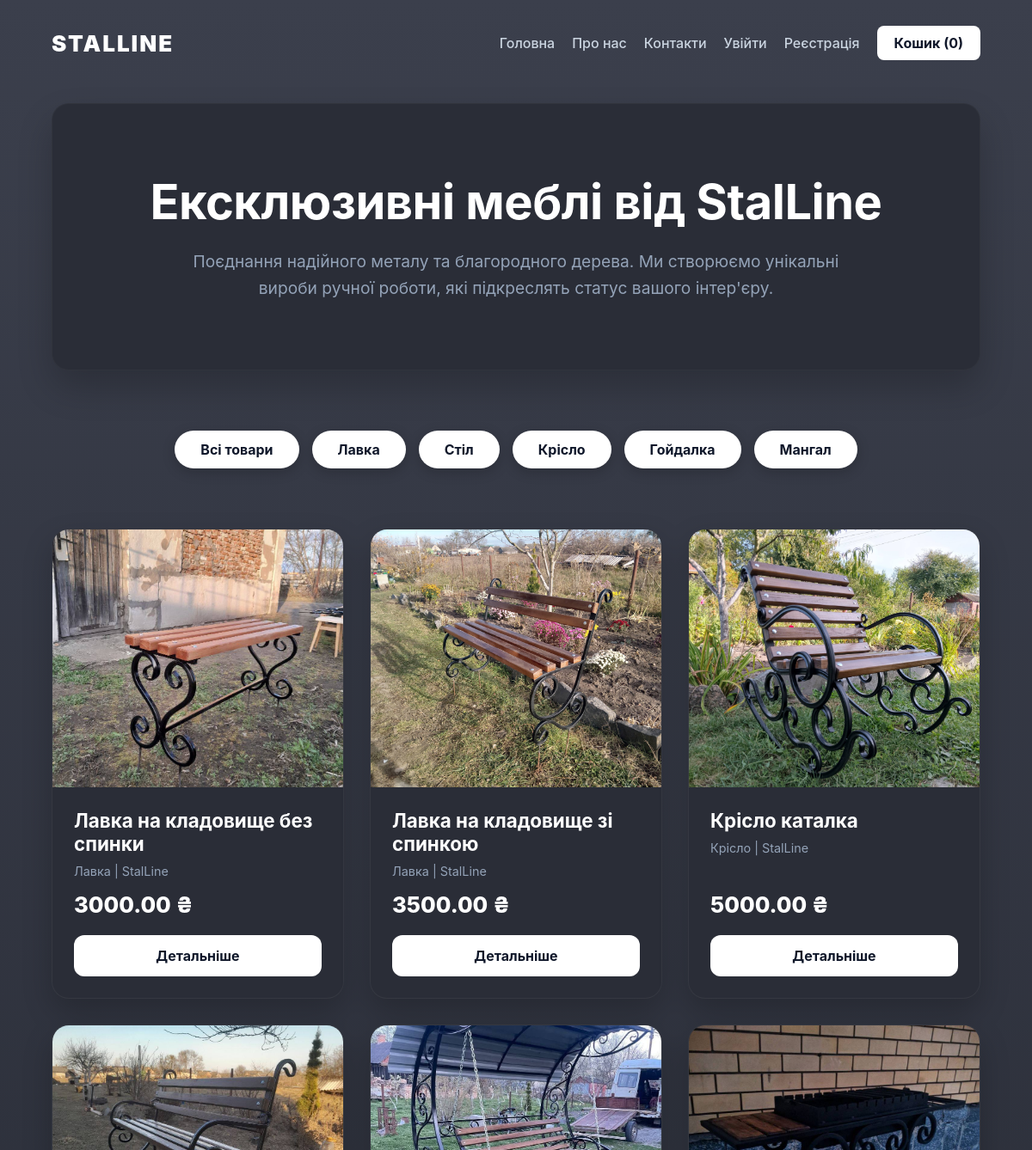
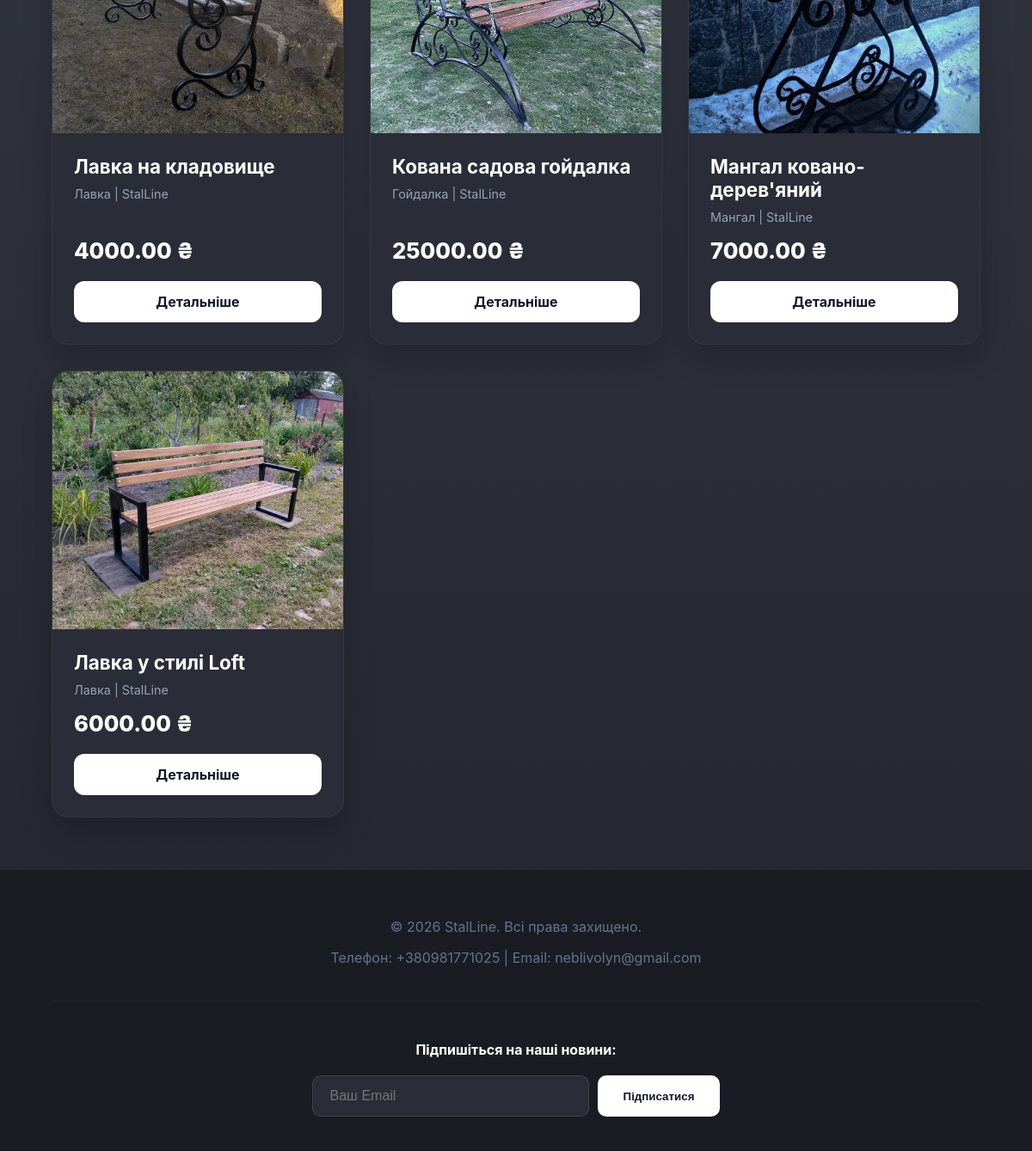
The page / on the database its author committed (2 pictures, top to bottom).
### pages/models.py (models this page shows, shortened)
class Category(models.Model):
    name = models.CharField(max_length=100, verbose_name="Назва категорії")
    created_at = models.DateTimeField(auto_now_add=True, verbose_name="Створено о")
    updated_at = models.DateTimeField(auto_now=True, verbose_name="Оновлено о")
    class Meta:
        verbose_name_plural = "Категорії"

class Product(models.Model):
    title = models.CharField(max_length=200, verbose_name="Назва товару")
    description = models.TextField(verbose_name="Опис товару", blank=True, null=True)
    price = models.DecimalField(max_digits=10, decimal_places=2, verbose_name="Ціна")
    category = models.ForeignKey(Category, on_delete=models.CASCADE, verbose_name="Категорія")
    brand = models.ForeignKey(Brand, on_delete=models.SET_NULL, null=True, verbose_name="Бренд")
    image = models.ImageField(upload_to='products/', null=True, blank=True, verbose_name="Фото товару")
    created_at = models.DateTimeField(auto_now_add=True, verbose_name="Створено о")
    updated_at = models.DateTimeField(auto_now=True, verbose_name="Оновлено о")
    class Meta:
        verbose_name_plural = "Товари"

class Brand(models.Model):
    name = models.CharField(max_length=100, verbose_name="Назва бренду")
    country = models.CharField(max_length=100, verbose_name="Країна")
    created_at = models.DateTimeField(auto_now_add=True, verbose_name="Створено о")
    updated_at = models.DateTimeField(auto_now=True, verbose_name="Оновлено о")
    class Meta:
        verbose_name_plural = "Бренди"

### pages/views.py (the view)
# urls.py: path('', views.home_view, name='home'),
def home_view(request):
    categories = Category.objects.all()
    products = Product.objects.all()
    cart_count = len(request.session.get('cart', []))
    return render(request, 'pages/page.html', {
        'title': 'StalLine - Каталог продукції',
        'is_home': True,
        'categories': categories,
        'products': products,
        'cart_count': cart_count
    })

### pages/templates/pages/page.html (shortened to what this page needs)
<!DOCTYPE html>
<html lang="uk">
<head>
</head>
<body>
    <header>
        <div class="logo"><a href="{% url 'home' %}">STALLINE</a></div>
        <nav>
            <a href="{% url 'home' %}">Головна</a>
            <a href="{% url 'about' %}">Про нас</a>
            <a href="{% url 'contacts' %}">Контакти</a>
            {% if user.is_authenticated %}
                <a href="{% url 'profile' %}" style="color: #60a5fa;">Кабінет ({{ user.username }})</a>
                <form action="{% url 'logout' %}" method="POST" style="display:inline; margin: 0;">
                    {% csrf_token %}
                    <button type="submit" style="background:none; border:none; color:#cbd5e1; font-weight:500; cursor:pointer; font-size:16px; margin:0; padding:0; transition:0.3s;">Вийти</button>
                </form>
            {% else %}
                <a href="{% url 'login' %}">Увійти</a>
                <a href="{% url 'register' %}">Реєстрація</a>
            {% endif %}
            <a href="{% url 'cart' %}" class="cart-btn">Кошик ({{ cart_count }})</a>
        </nav>
    </header>
    <div class="container">
        {% if is_home %}
            <div class="hero">
                <h1>Ексклюзивні меблі від StalLine</h1>
                <p>Поєднання надійного металу та благородного дерева. Ми створюємо унікальні вироби ручної роботи, які підкреслять статус вашого інтер'єру.</p>
            </div>
            <div class="categories-wrapper">
                <div class="categories">
                    <a href="{% url 'home' %}" class="cat-link">Всі товари</a>
                    {% for cat in categories %}
                        <a href="{% url 'category' cat.id %}" class="cat-link">{{ cat.name }}</a>
                    {% endfor %}
                </div>
            </div>
            <div class="products-grid">
                {% for product in products %}
                    <div class="product-card">
                        {% if product.image %}
                            <img src="{{ product.image.url }}" alt="{{ product.title }}">
                        {% else %}
                            <div style="height:300px; background:#1e2029; display:flex; align-items:center; justify-content:center; color:#475569;">Зображення відсутнє</div>
                        {% endif %}
                        <div class="product-info">
                            <h3 class="product-title">{{ product.title }}</h3>
                            <span class="product-cat">{{ product.category.name }} | {{ product.brand.name }}</span>
                            <div class="product-price">{{ product.price }} ₴</div>
                            <a href="{% url 'product' product.id %}" class="details-btn">Детальніше</a>
                        </div>
                    </div>
                {% empty %}
                    <p style="text-align:center; grid-column: 1 / -1; font-size:1.2em; color:#64748b;">У цій категорії поки немає товарів.</p>
                {% endfor %}
            </div>
        {% elif content %}
            <h1 style="color: white; margin-top: 0;">{{ title }}</h1>
            <div class="content-box">
                {{ content }}
            </div>
        {% endif %}
    </div>
    <footer>
        <p>&copy; 2026 StalLine. Всі права захищено.</p>
        <p>Телефон: +380981771025 | Email: neblivolyn@gmail.com</p>
        <div style="margin-top: 40px; border-top: 1px solid rgba(255,255,255,0.05); padding-top: 30px;">
            <p style="color: white; font-weight: bold; margin-bottom: 15px;">Підпишіться на наші новини:</p>
            <form action="{% url 'subscribe' %}" method="POST" class="subscribe-form">
                <input type="email" name="email" placeholder="Ваш Email" required>
                <button type="submit">Підписатися</button>
            </form>
        </div>
    </footer>
</body>
</html>

### pages/templates/pages/page.html (style rules this page uses)
html, body { margin: 0 !important; padding: 0 !important; background: linear-gradient(to bottom, #3b3f4c 0%, #22252e 100%); background-attachment: fixed; font-family: 'Inter', sans-serif; min-height: 100vh; display: flex; flex-direction: column; color: #f8fafc; }
header { background-color: transparent !important; margin: 0 !important; width: 100%; padding: 30px 5%; display: flex; justify-content: space-between; align-items: center; box-sizing: border-box; }
.logo a { font-size: 26px; font-weight: 900; letter-spacing: 2px; color: white; text-decoration: none; text-transform: uppercase; margin: 0; }
nav { display: flex; align-items: center; gap: 20px; }
nav a { color: #cbd5e1; text-decoration: none; font-weight: 500; transition: color 0.3s; }
.cart-btn { background: white; color: #0f172a !important; padding: 10px 20px; border-radius: 8px; font-weight: bold; }
.container { flex: 1; padding: 20px 5% 60px; max-width: 1200px; margin: 0 auto; width: 100%; box-sizing: border-box; }
.hero { background: #2a2d37; color: white; padding: 80px 40px; border-radius: 20px; text-align: center; margin-bottom: 50px; box-shadow: 0 20px 40px rgba(0,0,0,0.2); border: 1px solid rgba(255,255,255,0.03); }
.hero h1 { font-size: 3.5em; margin-top: 0; margin-bottom: 20px; font-weight: 700; letter-spacing: -0.5px; }
.hero p { font-size: 1.2em; color: #94a3b8; max-width: 800px; margin: 0 auto; line-height: 1.6; }
.categories-wrapper { position: relative; margin-bottom: 50px; padding: 20px 0; }
.categories-wrapper::before { content: ''; position: absolute; top: 50%; left: 50%; transform: translate(-50%, -50%); width: 70%; height: 120px; background: radial-gradient(ellipse, rgba(210, 170, 120, 0.15) 0%, transparent 60%); z-index: -1; pointer-events: none; }
.categories { display: flex; gap: 15px; flex-wrap: wrap; justify-content: center; }
.cat-link { padding: 12px 30px; background: white; color: #0f172a; text-decoration: none; border-radius: 30px; font-weight: 700; transition: all 0.3s; box-shadow: 0 4px 15px rgba(0,0,0,0.2); }
.products-grid { display: grid; grid-template-columns: repeat(auto-fill, minmax(320px, 1fr)); gap: 30px; }
.product-card { background: #2a2d37; border-radius: 20px; overflow: hidden; box-shadow: 0 15px 35px rgba(0,0,0,0.2); border: 1px solid rgba(255, 255, 255, 0.05); transition: transform 0.3s ease; display: flex; flex-direction: column; }
.product-card img { width: 100%; height: 300px; object-fit: cover; }
.product-info { padding: 25px; display: flex; flex-direction: column; flex: 1; }
.product-title { font-size: 1.4em; margin: 0 0 10px 0; color: white; font-weight: 700; }
.product-cat { color: #94a3b8; font-size: 0.9em; margin-bottom: 15px; }
.product-price { font-size: 1.6em; font-weight: 800; color: white; margin-bottom: 20px; margin-top: auto; }
.details-btn { display: block; text-align: center; background: white; color: #0f172a; text-decoration: none; padding: 14px; border-radius: 12px; font-weight: bold; transition: background 0.3s; }
footer { background-color: #1a1c24; color: #64748b; text-align: center; padding: 40px 5%; margin-top: auto; border-top: 1px solid rgba(255,255,255,0.05); }
.subscribe-form { margin-top: 20px; display: flex; justify-content: center; gap: 10px; }
.subscribe-form input { padding: 14px 20px; width: 280px; border-radius: 10px; border: 1px solid rgba(255,255,255,0.1); background: #2a2d37; color: white; outline: none; font-size: 16px; }
.subscribe-form button { padding: 14px 30px; background: white; color: #0f172a; border: none; border-radius: 10px; cursor: pointer; font-weight: bold; transition: 0.3s; }

### rows shown on the page
Category: name "Лавка"
Category: name "Стіл"
Category: name "Крісло"
Category: name "Гойдалка"
Category: name "Мангал"
Product: image (picture), title "Лавка на кладовище без спинки", category.name "Лавка", brand.name "StalLine", price "3000.00"
Product: image (picture), title "Лавка на кладовище зі спинкою", category.name "Лавка", brand.name "StalLine", price "3500.00"
Product: image (picture), title "Крісло каталка", category.name "Крісло", brand.name "StalLine", price "5000.00"
Product: image (picture), title "Лавка на кладовище", category.name "Лавка", brand.name "StalLine", price "4000.00"
Product: image (picture), title "Кована садова гойдалка", category.name "Гойдалка", brand.name "StalLine", price "25000.00"
Product: image (picture), title "Мангал ковано-дерев'яний", category.name "Мангал", brand.name "StalLine", price "7000.00"
Product: image (picture), title "Лавка у стилі Loft", category.name "Лавка", brand.name "StalLine", price "6000.00"

### other values the page prints
{{ cart_count }} "0"
